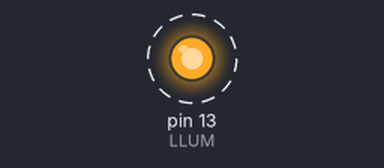
The sketch below on a simulated Arduino Uno, built with avr-gcc and run on an emulated ATmega328P. Parts: output pins drawn as LEDs (lit = HIGH). Dashed ring = blinking.

Above: at 0.1 s.
Timing chart, 0 to 3.0 s (numbered marks = the images above):
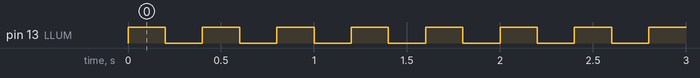

The sketch:

minim.ino
```cpp
/*
  Solucionari Repte SA1-B · Llum de bicicleta (REQUISIT MINIM)
  Un LED fa un mode intermitent clar i regular (200 ms ences / 200 ms apagat).
  Circuit: LED al pin 13 (o LED + 220 ohm a GND).
*/

const int LLUM = 13;

void setup() {
  pinMode(LLUM, OUTPUT);
}

void loop() {
  digitalWrite(LLUM, HIGH);
  delay(200);
  digitalWrite(LLUM, LOW);
  delay(200);
}
```

Measured:
- by itself, pin 13 (LLUM): alternates HIGH for 0.20 s and LOW for 0.20 s
